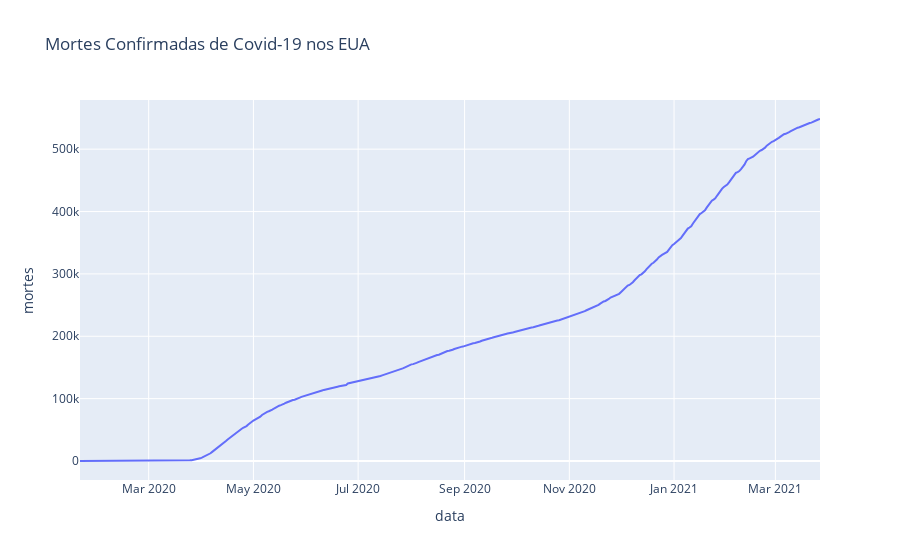

Notebook code cell kept with this figure:
### Code cell
# Agora, visualizar as mortes
px.line(database, 'data', 'mortes', title='Mortes Confirmadas de Covid-19 nos EUA')

### Figure 1 — Plotly figure (JSON) as saved in the notebook; plotly's stock layout.template omitted (floating-point values rounded to 4 significant figures; data arrays with more than 128 entries replaced by an {"elided": "..."} marker saying what was removed)
{"data": [{"hovertemplate": "data=%{x}<br>mortes=%{y}<extra></extra>", "legendgroup": "", "line": {"color": "#636efa", "dash": "solid"}, "mode": "lines", "name": "", "orientation": "v", "showlegend": false, "type": "scatter", "x": {"elided": "432 str values"}, "xaxis": "x", "y": {"elided": "432 int values"}, "yaxis": "y"}], "layout": {"legend": {"tracegroupgap": 0}, "title": {"text": "Mortes Confirmadas de Covid-19 nos EUA"}, "xaxis": {"anchor": "y", "domain": [0, 1], "title": {"text": "data"}}, "yaxis": {"anchor": "x", "domain": [0, 1], "title": {"text": "mortes"}}}}
